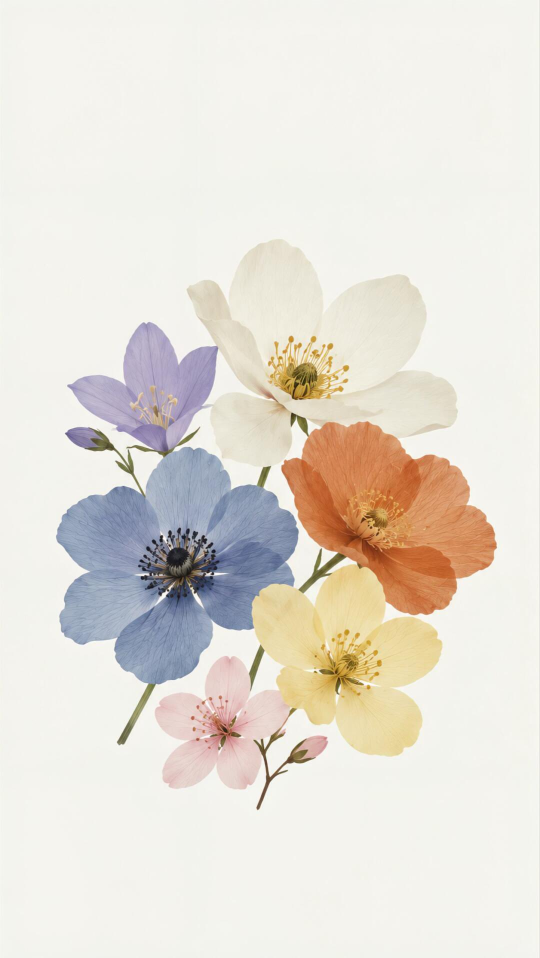
#> input picture ios/TidalEcho/Resources/Review/review-wallpaper.jpg, 1080 x 1915 px (shown at 1/2 size)
$ python make_icons.py ../ios/TidalEcho/Resources/Review/review-wallpaper.jpg 1.0
#> lines starting #> are read from the running program, lines starting #| are printed output that depends on the picture
# make_icons.py — 一次性:把小雪挑的图裁方缩成 PWA 三件套图标
# 用法: .venv\Scripts\python.exe make_icons.py [源图路径] [缩放,默认1.0]
#   缩放<1 = 主体整体缩小,四周用图片角落的底色补边(图标嫌大时用,如 0.78)
import sys
from pathlib import Path

from PIL import Image

SRC = Path(sys.argv[1] if len(sys.argv) > 1 else r"C:\Users\sxc\Pictures\咪.jpg")
SCALE = float(sys.argv[2]) if len(sys.argv) > 2 else 1.0
WEB = Path(__file__).parent.parent / "web"

img = Image.open(SRC).convert("RGB")
#> img is the input picture: PIL image 1080x1915 RGB; mean R, G, B 229.5, 224.1, 215.5
w, h = img.size
#> w = 1080; h = 1915
side = min(w, h)
#> side = 1080
left, top = (w - side) // 2, (h - side) // 2
#> left = 0; top = 417
img = img.crop((left, top, left + side, top + side))
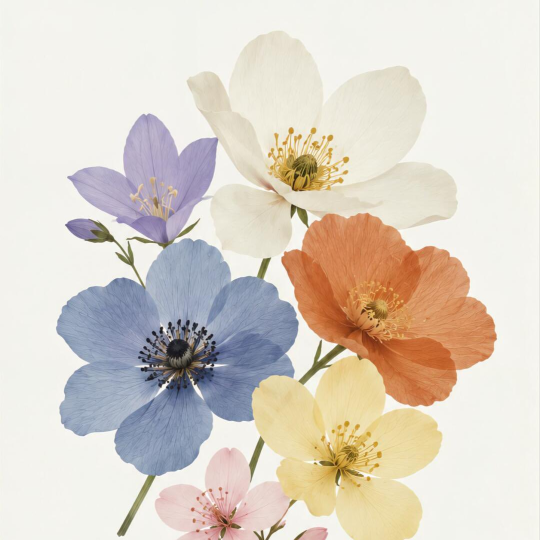
#> img: PIL image 1080x1080 RGB (shown at 1/2 size); mean R, G, B 219.1, 210.1, 199

if 0 < SCALE < 1:
    inner = img.resize((int(side * SCALE),) * 2, Image.LANCZOS)
    canvas = Image.new("RGB", (side, side), img.getpixel((3, 3)))  # 角落色当底
    off = (side - inner.width) // 2
    canvas.paste(inner, (off, off))
    img = canvas
    print(f"scaled to {SCALE:.2f}, padded with corner color {img.getpixel((3, 3))}")

for name, size in (("icon-512.png", 512), ("icon-192.png", 192), ("apple-touch-icon.png", 180)):
    out = WEB / name
    img.resize((size, size), Image.LANCZOS).save(out, "PNG")
    print(f"{name} <- {size}x{size} ok")
#> this loop made 3 passes
#> pass 1, `img.resize((size, size), Image.LANCZOS).save(out, "PNG")`:
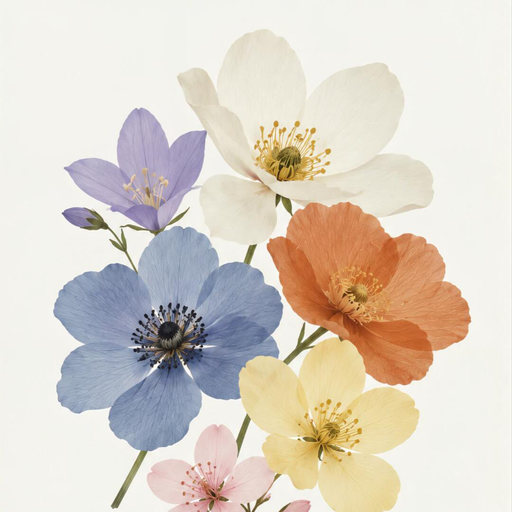
#> saved as icon-512.png: PIL image 512x512 RGB; mean R, G, B 219.1, 210.1, 199.1
#> pass 2, `img.resize((size, size), Image.LANCZOS).save(out, "PNG")`:
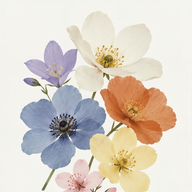
#> saved as icon-192.png: PIL image 192x192 RGB; mean R, G, B 219.1, 210.1, 199.1
print("done — sw 的 PRECACHE 缓存名单里这些文件名没变,bump CACHE 后手机会重新拉")

$ run again, on web/chat-harbor.webp
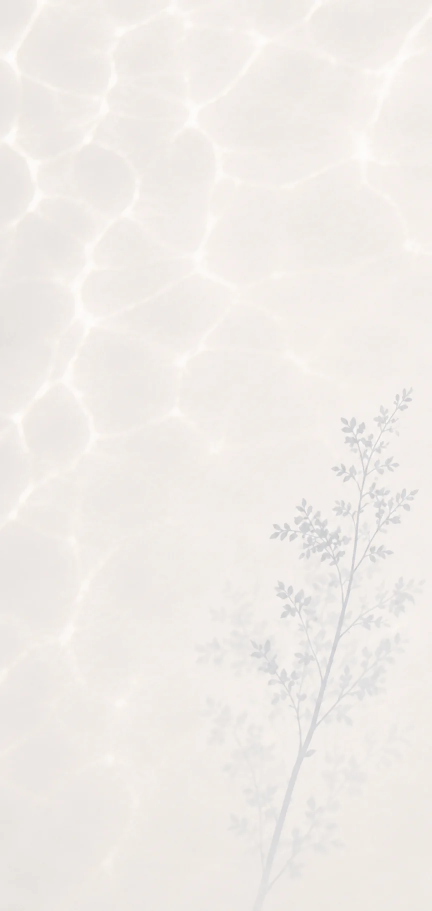
#> input picture web/chat-harbor.webp, 863 x 1822 px (shown at 1/2 size)
#> img is the input picture: PIL image 863x1822 RGB; mean R, G, B 240.5, 235.8, 232.1
#> `img = img.crop((left, top, left + side, top + side))`:
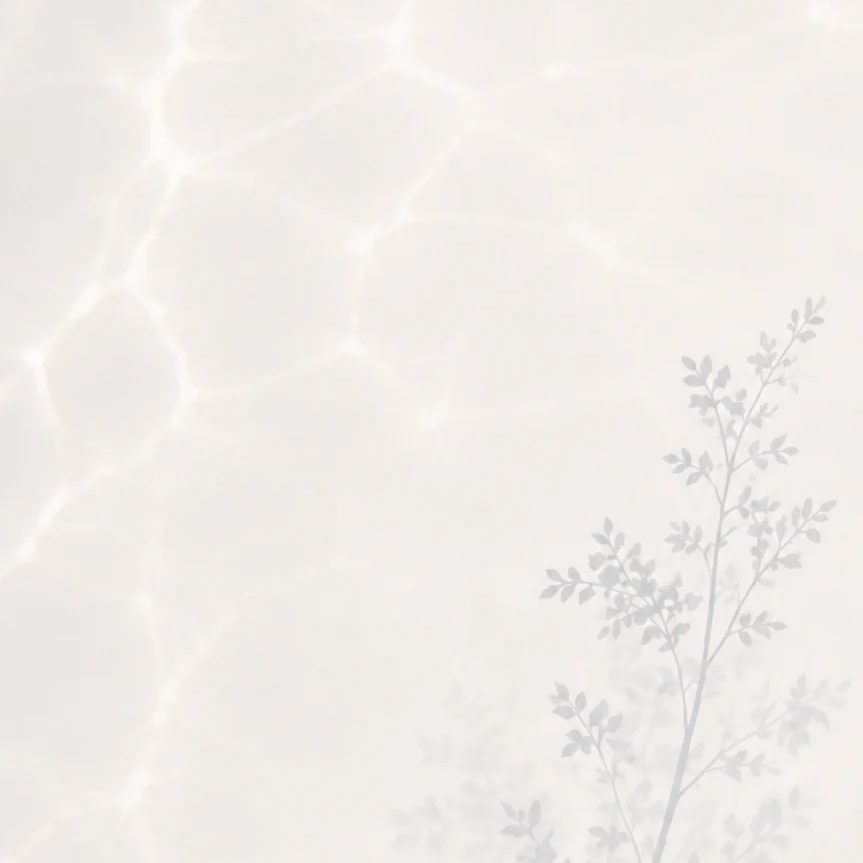
#> img: PIL image 863x863 RGB; mean R, G, B 240.7, 236.1, 232.5

$ run again, on web/chat-light.webp
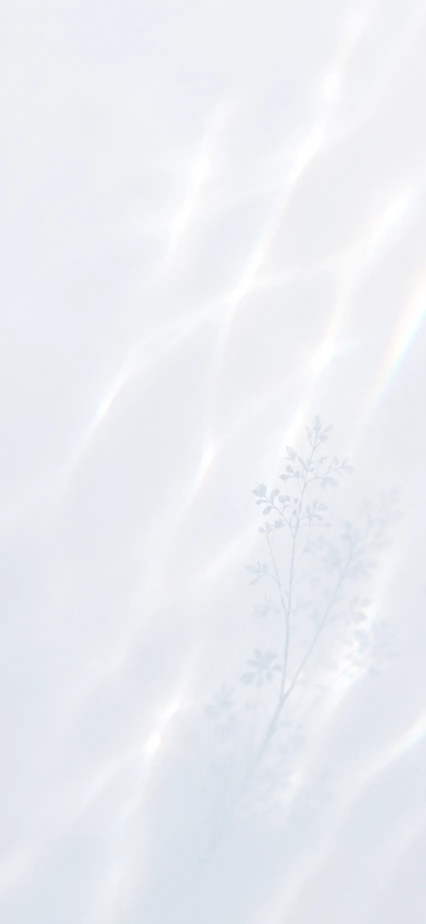
#> input picture web/chat-light.webp, 852 x 1847 px (shown at 1/2 size)
#> img is the input picture: PIL image 852x1847 RGB; mean R, G, B 234.7, 237.4, 242.6
#> `img = img.crop((left, top, left + side, top + side))`:
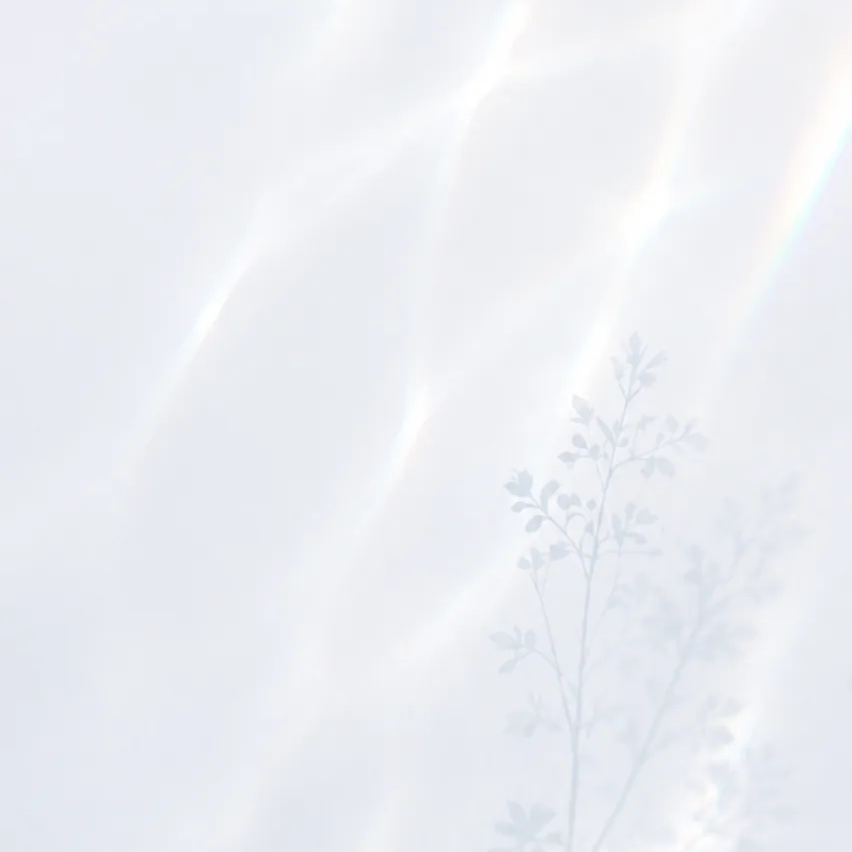
#> img: PIL image 852x852 RGB; mean R, G, B 235.6, 238.2, 243.1
